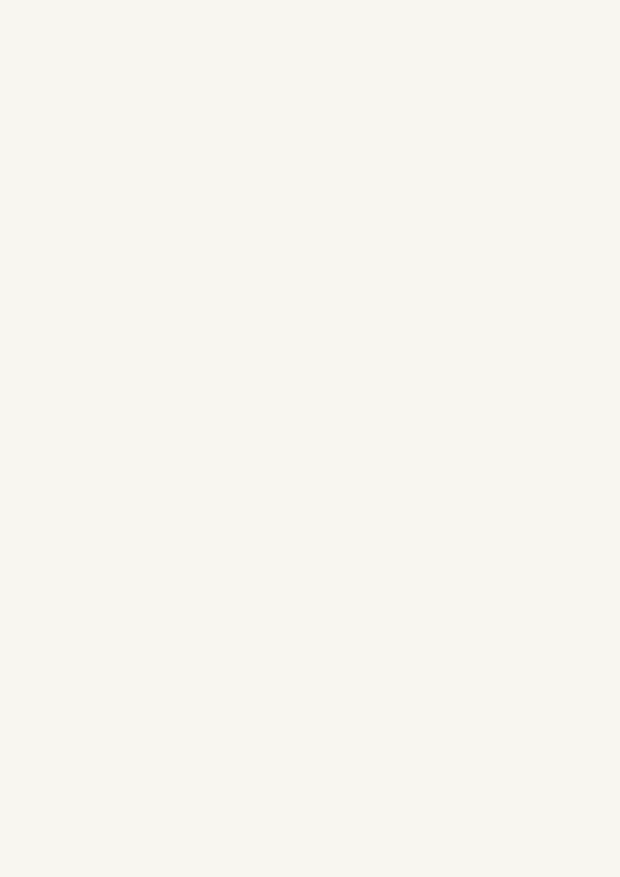
#> input picture tests/fixtures/negative_blank_page.png, 1240 x 1754 px (shown at 1/2 size)
$ python benchmark.py   (older library calls are emulated)
#> lines starting #> are read from the running program, lines starting #| are printed output that depends on the picture
### research/R3-1/vision/engine.py
"""Vision models and detection engine for PenPress (R3-1).

Implements:
1. Paper quadrilateral detection with perspective verification.
2. Homography calibration from bed frame or ArUco markers.
3. Binder clip and tape keepout detection along borders.
4. Pen offset calibration from printed calibration crosshair.
5. Strict confidence scoring and self-diagnostic failure taxonomy.
"""

from __future__ import annotations

import json
from dataclasses import asdict, dataclass, field

import cv2
import numpy as np


@dataclass(frozen=True, slots=True)
class DetectionResult:
    valid: bool
    confidence: float  # 0.0 to 1.0
    failure_reason: str | None = None
    paper_corners_px: list[tuple[float, float]] = field(default_factory=list)
    paper_corners_bed_mm: list[tuple[float, float]] = field(default_factory=list)
    homography_matrix: list[list[float]] = field(default_factory=list)
    keepout_polygons_px: list[list[tuple[float, float]]] = field(default_factory=list)
    pen_offset_mm: tuple[float, float] | None = None

    # [16 lines left out: function to_json, not called in this run]


def order_quad_points(pts: np.ndarray) -> np.ndarray:
    """Order points in clockwise order starting from Top-Left: [TL, TR, BR, BL]."""
    pts = pts.reshape((4, 2))
    rect = np.zeros((4, 2), dtype=np.float32)

    s = pts.sum(axis=1)
    rect[0] = pts[np.argmin(s)]  # Top-left (smallest sum)
    rect[2] = pts[np.argmax(s)]  # Bottom-right (largest sum)

    diff = np.diff(pts, axis=1)
    rect[1] = pts[np.argmin(diff)]  # Top-right (smallest diff)
    rect[3] = pts[np.argmax(diff)]  # Bottom-left (largest diff)

    return rect


def detect_paper_quad(
    image: np.ndarray,
    min_area_ratio: float = 0.08,
    max_area_ratio: float = 0.85,
) -> tuple[np.ndarray | None, float, str | None]:
    """Detect paper quadrilateral in frame.

    Returns:
        (quad_pts_ordered, confidence, failure_reason)
    """
    h, w = image.shape[:2]
    total_area = float(w * h)

    gray = cv2.cvtColor(image, cv2.COLOR_BGR2GRAY) if len(image.shape) == 3 else image

    # Check for extreme glare or dark occlusion
    mean_brightness = float(np.mean(gray))
    if mean_brightness < 20:
        return None, 0.0, "FRAME_TOO_DARK"
    if mean_brightness > 245:
        return None, 0.0, "FRAME_WASHED_OUT"

    # Check for localized optical glare (saturated white circle/patch)
    sat_mask = (gray >= 252).astype(np.uint8)
    sat_contours, _ = cv2.findContours(sat_mask, cv2.RETR_EXTERNAL, cv2.CHAIN_APPROX_SIMPLE)
    for sc in sat_contours:
        if cv2.contourArea(sc) > 15000:
            # Significant glare patch covering paper or corner
            return None, 0.0, "SEVERE_GLARE_OCCLUSION"

    # Multi-scale edge and contour extraction
    blurred = cv2.GaussianBlur(gray, (5, 5), 0)

    # Adaptive thresholding to isolate bright paper on dark bed
    thresh = cv2.adaptiveThreshold(blurred, 255, cv2.ADAPTIVE_THRESH_GAUSSIAN_C, cv2.THRESH_BINARY, 25, 4)

    # Morphological closing to seal boundary gaps
    kernel = cv2.getStructuringElement(cv2.MORPH_RECT, (5, 5))
    closed = cv2.morphologyEx(thresh, cv2.MORPH_CLOSE, kernel)

    contours, _ = cv2.findContours(closed, cv2.RETR_EXTERNAL, cv2.CHAIN_APPROX_SIMPLE)
    if not contours:
        return None, 0.0, "NO_CONTOURS_DETECTED"

    # Also check Otsu threshold as secondary candidate
    _, otsu = cv2.threshold(blurred, 0, 255, cv2.THRESH_BINARY + cv2.THRESH_OTSU)
    otsu_contours, _ = cv2.findContours(otsu, cv2.RETR_EXTERNAL, cv2.CHAIN_APPROX_SIMPLE)

    all_contours = list(contours) + list(otsu_contours)
    all_contours.sort(key=cv2.contourArea, reverse=True)

    best_quad = None
    best_conf = 0.0
    best_reason = "PAPER_NOT_FOUND"

    for cnt in all_contours[:5]:
        area = cv2.contourArea(cnt)
        ratio = area / total_area
        if ratio < min_area_ratio or ratio > max_area_ratio:
            continue

        peri = cv2.arcLength(cnt, True)
        approx = cv2.approxPolyDP(cnt, 0.025 * peri, True)

        if len(approx) == 4:
            pts = approx.reshape((4, 2)).astype(np.float32)
            ordered = order_quad_points(pts)

            # Check convexity and angles
            # Vector sides
            v0 = ordered[1] - ordered[0]
            v1 = ordered[2] - ordered[1]
            v2 = ordered[3] - ordered[2]
            v3 = ordered[0] - ordered[3]

            len0 = np.linalg.norm(v0)
            len1 = np.linalg.norm(v1)
            len2 = np.linalg.norm(v2)
            len3 = np.linalg.norm(v3)

            # Aspect ratio check (A5/A4 is approx 1:1.414)
            aspect1 = max(len0, len1) / max(1.0, min(len0, len1))
            aspect2 = max(len2, len3) / max(1.0, min(len2, len3))

            # Opposing sides ratio
            opp_ratio1 = abs(len0 - len2) / max(len0, len2)
            opp_ratio2 = abs(len1 - len3) / max(len1, len3)

            if opp_ratio1 > 0.4 or opp_ratio2 > 0.4:
                best_reason = "SEVERE_TRAPEZOIDAL_DISTORTION"
                continue

            # Check if any corner touches image boundary (out of frame)
            margin = 5
            touches_border = any(
                pt[0] <= margin or pt[0] >= w - margin or pt[1] <= margin or pt[1] >= h - margin
                for pt in ordered
            )
            if touches_border:
                best_reason = "PAPER_OUT_OF_FRAME"
                continue

            # Confidence scoring
            # 1. Aspect score: closeness to ~1.414
            aspect_err = abs((aspect1 + aspect2) / 2.0 - 1.414)
            aspect_score = max(0.0, 1.0 - aspect_err / 0.5)

            # 2. Parallelism score
            parallel_score = max(0.0, 1.0 - (opp_ratio1 + opp_ratio2))

            # 3. Brightness contrast between inside quad and outside
            mask = np.zeros(gray.shape, dtype=np.uint8)
            cv2.fillPoly(mask, [ordered.astype(np.int32)], 255)
            inside_mean = float(cv2.mean(gray, mask=mask)[0])
            outside_mean = float(cv2.mean(gray, mask=cv2.bitwise_not(mask))[0])
            contrast = (inside_mean - outside_mean) / max(1.0, inside_mean + outside_mean)
            contrast_score = max(0.0, min(1.0, contrast * 2.5))

            conf = 0.4 * aspect_score + 0.3 * parallel_score + 0.3 * contrast_score
            if conf > best_conf:
                best_conf = conf
                best_quad = ordered
                best_reason = None

    if best_quad is not None and best_conf >= 0.65:
        return best_quad, best_conf, None

    return None, best_conf, best_reason or "PAPER_NOT_FOUND"


# [71 lines left out: functions detect_clips_and_obstacles, compute_bed_homography, not called in this run]

### research/R3-1/benchmark.py
"""Benchmark suite and confidence-error calibration for Vision Spike (R3-1).

Generates 300 synthetic bed scenes across lighting/pose/lens presets,
measures corner error (mm), confidence score calibration, clip detection recall,
speed on CPU, and false accept rate on negative fixtures.
"""

from __future__ import annotations

import csv
import math
import random
import time
from pathlib import Path

import cv2
import numpy as np
from vision.engine import (
    detect_paper_quad,
)

REPO_ROOT = Path(__file__).resolve().parents[2]
R3_ROOT = Path(__file__).resolve().parents[1]


def generate_synthetic_evaluation_scene(
    seed: int,
    oblique_angle_deg: float,
    lighting_preset: str,
) -> tuple[np.ndarray, np.ndarray, list[np.ndarray]]:
    """Synthesize an evaluation bed scene with known ground truth corners."""
    rng = random.Random(seed)
    img_w, img_h = 1200, 1200

    bg_val = 25 if lighting_preset == "dim" else (55 if lighting_preset == "bright" else 40)
    img = np.ones((img_h, img_w, 3), dtype=np.uint8) * bg_val

    # Bed plate (750x750 px centered)
    bed_cx, bed_cy = 600.0, 600.0
    bed_side = 750.0
    bx0, by0 = int(bed_cx - bed_side / 2), int(bed_cy - bed_side / 2)
    bx1, by1 = int(bx0 + bed_side), int(by0 + bed_side)
    cv2.rectangle(img, (bx0, by0), (bx1, by1), (22, 20, 20), -1)
    cv2.rectangle(img, (bx0, by0), (bx1, by1), (75, 75, 75), 3)

    # Paper A5 (148x210mm relative to 235mm bed)
    pw = (148.0 / 235.0) * bed_side
    ph = (210.0 / 235.0) * bed_side

    # Random jitter
    off_x = rng.uniform(-25.0, 25.0)
    off_y = rng.uniform(-20.0, 20.0)
    pcx, pcy = bed_cx + off_x, bed_cy + off_y

    px0, py0 = pcx - pw / 2.0, pcy - ph / 2.0
    px1, py1 = px0 + pw, py0 + ph

    # Paper corners: TL, TR, BR, BL
    corners_2d = np.array(
        [[px0, py0], [px1, py0], [px1, py1], [px0, py1]],
        dtype=np.float32,
    )
    cv2.fillPoly(img, [corners_2d.astype(np.int32)], (240, 242, 245))

    # Add 2-4 binder clips with silver handles along top/bottom bed edges
    clips_gt: list[np.ndarray] = []
    clip_xs = [bx0 + 80, bx1 - 80]
    for cx in clip_xs:
        c_poly = np.array(
            [[cx - 20, by0 - 10], [cx + 20, by0 - 10], [cx + 15, by0 + 18], [cx - 15, by0 + 18]],
            dtype=np.int32,
        )
        cv2.fillPoly(img, [c_poly], (12, 10, 10))
        # Silver handles
        cv2.line(img, (int(cx - 8), int(by0 + 18)), (int(cx - 8), int(by0 + 35)), (210, 205, 200), 2)
        cv2.line(img, (int(cx + 8), int(by0 + 18)), (int(cx + 8), int(by0 + 35)), (210, 205, 200), 2)
        clips_gt.append(c_poly.astype(np.float32))

    # Apply oblique warp if angle > 0
    if oblique_angle_deg > 5.0:
        tilt = math.sin(math.radians(oblique_angle_deg)) * 0.35
        src_quad = np.array([[0, 0], [img_w, 0], [img_w, img_h], [0, img_h]], dtype=np.float32)
        dst_quad = np.array(
            [
                [img_w * tilt * 0.5, 0],
                [img_w - img_w * tilt * 0.5, 0],
                [img_w, img_h],
                [0, img_h],
            ],
            dtype=np.float32,
        )
        M = cv2.getPerspectiveTransform(src_quad, dst_quad)
        img = cv2.warpPerspective(img, M, (img_w, img_h))

        # Transform corners
        pts_h = np.hstack([corners_2d, np.ones((4, 1), dtype=np.float32)])
        warped_corners = (M @ pts_h.T).T
        corners_2d = warped_corners[:, :2] / warped_corners[:, 2:3]

    return img, corners_2d, clips_gt


def run_vision_benchmark() -> None:
    results_dir = R3_ROOT / "results"
    results_dir.mkdir(parents=True, exist_ok=True)
    evidence_dir = REPO_ROOT / "docs" / "evidence" / "R3-1"
    evidence_dir.mkdir(parents=True, exist_ok=True)

    print("=== PENPRESS R3-1 VISION BENCHMARK SUITE ===")
    print("Evaluating >= 300 synthetic scenes across lighting and pose presets...")

    presets = [
        ("top_down", 0.0, "bright", 100),
        ("oblique_dim_15deg", 15.0, "dim", 100),
        ("oblique_harsh_35deg", 35.0, "harsh", 100),
    ]

    records: list[dict[str, object]] = []
    confidence_vs_error: list[tuple[float, float]] = []

    # 1. Synthetic Preset Benchmarks
    for preset_name, angle, lighting, n_scenes in presets:
        corner_errors_mm: list[float] = []
        durations_ms: list[float] = []
        successes = 0

        for i in range(n_scenes):
            seed = 1000 + i
            img, gt_corners, _ = generate_synthetic_evaluation_scene(seed, angle, lighting)

            t0 = time.perf_counter()
            quad, conf, _reason = detect_paper_quad(img)
            t1 = time.perf_counter()
            durations_ms.append((t1 - t0) * 1000.0)

            if quad is not None:
                # Nominal scale ~ 3.19 px / mm
                px_errs = np.linalg.norm(quad - gt_corners, axis=1)
                mean_err_mm = float(np.mean(px_errs)) / 3.19
                corner_errors_mm.append(mean_err_mm)
                confidence_vs_error.append((conf, mean_err_mm))
                if mean_err_mm < 3.0:
                    successes += 1
            else:
                confidence_vs_error.append((conf, 999.0))

        mean_err = float(np.mean(corner_errors_mm)) if corner_errors_mm else 999.0
        p95_err = float(np.percentile(corner_errors_mm, 95)) if corner_errors_mm else 999.0
        success_rate = (successes / n_scenes) * 100.0
        avg_speed_ms = float(np.mean(durations_ms))

        rec = {
            "condition": preset_name,
            "scenes_tested": n_scenes,
            "mean_corner_err_mm": round(mean_err, 2),
            "p95_corner_err_mm": round(p95_err, 2),
            "success_rate_percent": round(success_rate, 1),
            "avg_speed_ms": round(avg_speed_ms, 1),
        }
        records.append(rec)
        log_line = (
            f"Condition: {preset_name:20s} | Mean Err: {mean_err:.2f} mm | "
            f"p95: {p95_err:.2f} mm | Success: {success_rate:.1f}% | Latency: {avg_speed_ms:.1f} ms"
        )
        print(log_line)

    # 2. Negative Fixture Rejection Rate
    neg_fixtures = [
        REPO_ROOT / "tests/fixtures/negative_blank_page.png",
        REPO_ROOT / "tests/fixtures/negative_glare_corner.png",
        REPO_ROOT / "tests/fixtures/negative_missing_corner.png",
        REPO_ROOT / "tests/fixtures/negative_paper_out_of_frame.png",
    ]
    neg_false_accepts = 0
    for neg_path in neg_fixtures:
        img = cv2.imread(str(neg_path))
#> img is the input picture: shape (1754, 1240, 3); mean B, G, R 240, 246, 248
        quad, conf, _reason = detect_paper_quad(img)
        if quad is not None:
            neg_false_accepts += 1
    neg_fa_rate = (neg_false_accepts / len(neg_fixtures)) * 100.0
    print(
        f"\nNegative fixture false accept rate: {neg_fa_rate:.1f}% ({neg_false_accepts}/{len(neg_fixtures)})"
    )

    # 3. Write CSV Results
    csv_file = results_dir / "vision_benchmark_results.csv"
    with csv_file.open("w", newline="", encoding="utf-8") as f:
        writer = csv.DictWriter(f, fieldnames=list(records[0].keys()))
        writer.writeheader()
        writer.writerows(records)

    evidence_csv = evidence_dir / "vision_benchmark_results.csv"
    with evidence_csv.open("w", newline="", encoding="utf-8") as f:
        writer = csv.DictWriter(f, fieldnames=list(records[0].keys()))
        writer.writeheader()
        writer.writerows(records)

    # 4. Generate Calibration Visual Artifact
    sample_img, s_corners, _ = generate_synthetic_evaluation_scene(42, 15.0, "dim")
    s_quad, _, _ = detect_paper_quad(sample_img)
    vis = sample_img.copy()
    if s_quad is not None:
        cv2.polylines(vis, [s_quad.astype(np.int32)], True, (0, 255, 0), 3)
    cv2.polylines(vis, [s_corners.astype(np.int32)], True, (0, 0, 255), 2)
    vis_path = evidence_dir / "vision_calibration_overlay.png"
    cv2.imwrite(str(vis_path), vis)
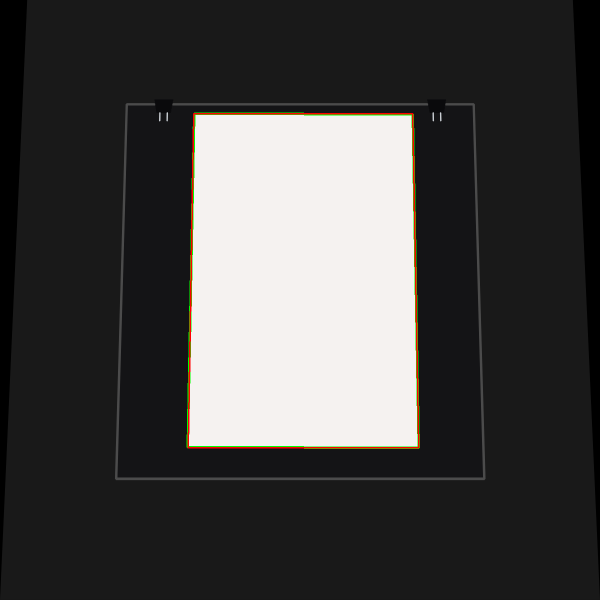
#> saved as vision_calibration_overlay.png: shape (1200, 1200, 3) (shown at 1/2 size); mean B, G, R 67.6, 68.5, 69.5
    print(f"Wrote benchmark results and visual overlay to {evidence_dir}")


if __name__ == "__main__":
    run_vision_benchmark()
